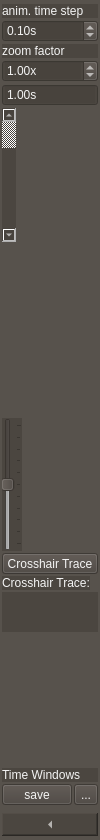
<?xml version="1.0" encoding="UTF-8"?>
<ui version="4.0">
 <class>leftSideToolbarWidget</class>
 <widget class="QWidget" name="leftSideToolbarWidget">
  <property name="geometry">
   <rect>
    <x>0</x>
    <y>0</y>
    <width>100</width>
    <height>840</height>
   </rect>
  </property>
  <property name="sizePolicy">
   <sizepolicy hsizetype="Preferred" vsizetype="Expanding">
    <horstretch>0</horstretch>
    <verstretch>1</verstretch>
   </sizepolicy>
  </property>
  <property name="minimumSize">
   <size>
    <width>100</width>
    <height>0</height>
   </size>
  </property>
  <property name="baseSize">
   <size>
    <width>100</width>
    <height>0</height>
   </size>
  </property>
  <property name="styleSheet">
   <string notr="true">background-color: rgb(71, 58, 46);
border-color: rgb(207, 207, 207);
background-color: rgba(71, 65, 60, 180);
color: rgb(244, 244, 244);
border-color: rgb(0, 0, 0);</string>
  </property>
  <layout class="QVBoxLayout" name="verticalLayout_2">
   <property name="spacing">
    <number>2</number>
   </property>
   <property name="leftMargin">
    <number>0</number>
   </property>
   <property name="topMargin">
    <number>0</number>
   </property>
   <property name="rightMargin">
    <number>0</number>
   </property>
   <property name="bottomMargin">
    <number>0</number>
   </property>
   <item>
    <layout class="QVBoxLayout" name="verticalLayout" stretch="0,0,0,0,0,0,0,0,0,0,0,0,0,0,0,0">
     <property name="leftMargin">
      <number>2</number>
     </property>
     <property name="topMargin">
      <number>4</number>
     </property>
     <property name="rightMargin">
      <number>2</number>
     </property>
     <property name="bottomMargin">
      <number>4</number>
     </property>
     <item>
      <widget class="QLabel" name="label_4">
       <property name="text">
        <string>anim. time step</string>
       </property>
      </widget>
     </item>
     <item>
      <widget class="SpinBox" name="spinAnimationTimeStep">
       <property name="suffix">
        <string>s</string>
       </property>
       <property name="singleStep">
        <double>0.010000000000000</double>
       </property>
       <property name="value">
        <double>0.100000000000000</double>
       </property>
      </widget>
     </item>
     <item>
      <widget class="QLabel" name="label_5">
       <property name="text">
        <string>zoom factor</string>
       </property>
      </widget>
     </item>
     <item>
      <widget class="SpinBox" name="spinTemporalZoomFactor">
       <property name="suffix">
        <string>x</string>
       </property>
       <property name="minimum">
        <double>0.100000000000000</double>
       </property>
       <property name="maximum">
        <double>100.000000000000000</double>
       </property>
       <property name="singleStep">
        <double>0.100000000000000</double>
       </property>
       <property name="value">
        <double>1.000000000000000</double>
       </property>
      </widget>
     </item>
     <item>
      <widget class="SpinBox" name="spinRenderWindowDuration">
       <property name="readOnly">
        <bool>true</bool>
       </property>
       <property name="buttonSymbols">
        <enum>QAbstractSpinBox::NoButtons</enum>
       </property>
       <property name="keyboardTracking">
        <bool>false</bool>
       </property>
       <property name="suffix">
        <string>s</string>
       </property>
       <property name="singleStep">
        <double>0.500000000000000</double>
       </property>
       <property name="value">
        <double>1.000000000000000</double>
       </property>
      </widget>
     </item>
     <item>
      <widget class="QScrollBar" name="verticalScrollBar">
       <property name="enabled">
        <bool>false</bool>
       </property>
       <property name="sizePolicy">
        <sizepolicy hsizetype="Fixed" vsizetype="Expanding">
         <horstretch>0</horstretch>
         <verstretch>0</verstretch>
        </sizepolicy>
       </property>
       <property name="orientation">
        <enum>Qt::Vertical</enum>
       </property>
      </widget>
     </item>
     <item>
      <spacer name="verticalSpacer">
       <property name="orientation">
        <enum>Qt::Vertical</enum>
       </property>
       <property name="sizeHint" stdset="0">
        <size>
         <width>20</width>
         <height>40</height>
        </size>
       </property>
      </spacer>
     </item>
     <item>
      <spacer name="verticalSpacer_2">
       <property name="orientation">
        <enum>Qt::Vertical</enum>
       </property>
       <property name="sizeType">
        <enum>QSizePolicy::Minimum</enum>
       </property>
       <property name="sizeHint" stdset="0">
        <size>
         <width>20</width>
         <height>40</height>
        </size>
       </property>
      </spacer>
     </item>
     <item>
      <widget class="QSlider" name="verticalSliderZoom">
       <property name="enabled">
        <bool>false</bool>
       </property>
       <property name="minimum">
        <number>0</number>
       </property>
       <property name="maximum">
        <number>1000</number>
       </property>
       <property name="value">
        <number>500</number>
       </property>
       <property name="orientation">
        <enum>Qt::Vertical</enum>
       </property>
       <property name="invertedAppearance">
        <bool>false</bool>
       </property>
       <property name="invertedControls">
        <bool>false</bool>
       </property>
       <property name="tickPosition">
        <enum>QSlider::TicksBelow</enum>
       </property>
       <property name="tickInterval">
        <number>100</number>
       </property>
      </widget>
     </item>
     <item>
      <widget class="QToolButton" name="btnToggleCrosshairTrace">
       <property name="toolTip">
        <string>Crosshair Trace</string>
       </property>
       <property name="statusTip">
        <string>Crosshair Trace</string>
       </property>
       <property name="whatsThis">
        <string>Crosshair Trace</string>
       </property>
       <property name="text">
        <string>Crosshair Trace</string>
       </property>
       <property name="icon">
        <iconset resource="../../../Resources/ActionIcons.qrc">
         <normaloff>:/Icons/Icons/actions/CrosshairsWithDot.png</normaloff>:/Icons/Icons/actions/CrosshairsWithDot.png</iconset>
       </property>
       <property name="iconSize">
        <size>
         <width>24</width>
         <height>24</height>
        </size>
       </property>
       <property name="checkable">
        <bool>true</bool>
       </property>
      </widget>
     </item>
     <item>
      <widget class="QLabel" name="lblCrosshairTraceStaticLabel">
       <property name="sizePolicy">
        <sizepolicy hsizetype="Fixed" vsizetype="Preferred">
         <horstretch>0</horstretch>
         <verstretch>0</verstretch>
        </sizepolicy>
       </property>
       <property name="minimumSize">
        <size>
         <width>25</width>
         <height>13</height>
        </size>
       </property>
       <property name="baseSize">
        <size>
         <width>79</width>
         <height>13</height>
        </size>
       </property>
       <property name="text">
        <string>Crosshair Trace:</string>
       </property>
      </widget>
     </item>
     <item>
      <widget class="QLabel" name="lblCrosshairTraceValue">
       <property name="sizePolicy">
        <sizepolicy hsizetype="Expanding" vsizetype="Preferred">
         <horstretch>0</horstretch>
         <verstretch>0</verstretch>
        </sizepolicy>
       </property>
       <property name="minimumSize">
        <size>
         <width>25</width>
         <height>40</height>
        </size>
       </property>
       <property name="baseSize">
        <size>
         <width>96</width>
         <height>100</height>
        </size>
       </property>
       <property name="text">
        <string/>
       </property>
       <property name="alignment">
        <set>Qt::AlignLeading|Qt::AlignLeft|Qt::AlignTop</set>
       </property>
      </widget>
     </item>
     <item>
      <spacer name="verticalSpacer_3">
       <property name="orientation">
        <enum>Qt::Vertical</enum>
       </property>
       <property name="sizeHint" stdset="0">
        <size>
         <width>20</width>
         <height>40</height>
        </size>
       </property>
      </spacer>
     </item>
     <item>
      <widget class="QLabel" name="label_6">
       <property name="text">
        <string>Time Windows</string>
       </property>
      </widget>
     </item>
     <item>
      <layout class="QHBoxLayout" name="horizontalLayout">
       <property name="bottomMargin">
        <number>6</number>
       </property>
       <item>
        <widget class="QToolButton" name="btnCaptureCurrentTimeWindow">
         <property name="sizePolicy">
          <sizepolicy hsizetype="Expanding" vsizetype="Fixed">
           <horstretch>0</horstretch>
           <verstretch>0</verstretch>
          </sizepolicy>
         </property>
         <property name="toolTip">
          <string>Collapse Sidebar</string>
         </property>
         <property name="text">
          <string>save</string>
         </property>
         <property name="icon">
          <iconset>
           <normaloff>:/Icons/silx/svg/Icons/silx/svg/document-save.svg</normaloff>:/Icons/silx/svg/Icons/silx/svg/document-save.svg</iconset>
         </property>
         <property name="iconSize">
          <size>
           <width>32</width>
           <height>32</height>
          </size>
         </property>
         <property name="checked">
          <bool>false</bool>
         </property>
         <property name="toolButtonStyle">
          <enum>Qt::ToolButtonTextBesideIcon</enum>
         </property>
         <property name="autoRaise">
          <bool>false</bool>
         </property>
         <property name="arrowType">
          <enum>Qt::NoArrow</enum>
         </property>
        </widget>
       </item>
       <item>
        <widget class="QToolButton" name="btnRestoreLastTimeWindow">
         <property name="text">
          <string>...</string>
         </property>
         <property name="icon">
          <iconset>
           <normaloff>:/Icons/silx/svg/Icons/silx/svg/plot-roi-between.svg</normaloff>:/Icons/silx/svg/Icons/silx/svg/plot-roi-between.svg</iconset>
         </property>
         <property name="iconSize">
          <size>
           <width>32</width>
           <height>32</height>
          </size>
         </property>
        </widget>
       </item>
      </layout>
     </item>
     <item>
      <widget class="QToolButton" name="btnToggleCollapseExpand">
       <property name="sizePolicy">
        <sizepolicy hsizetype="Expanding" vsizetype="Fixed">
         <horstretch>0</horstretch>
         <verstretch>0</verstretch>
        </sizepolicy>
       </property>
       <property name="toolTip">
        <string>Collapse Sidebar</string>
       </property>
       <property name="text">
        <string/>
       </property>
       <property name="checkable">
        <bool>true</bool>
       </property>
       <property name="checked">
        <bool>false</bool>
       </property>
       <property name="toolButtonStyle">
        <enum>Qt::ToolButtonIconOnly</enum>
       </property>
       <property name="arrowType">
        <enum>Qt::LeftArrow</enum>
       </property>
      </widget>
     </item>
    </layout>
   </item>
  </layout>
 </widget>
 <customwidgets>
  <customwidget>
   <class>SpinBox</class>
   <extends>QDoubleSpinBox</extends>
   <header location="global">pyphoplacecellanalysis.External.pyqtgraph.widgets.SpinBox</header>
  </customwidget>
 </customwidgets>
 <resources>
  <include location="../../../Resources/GuiResources.qrc"/>
  <include location="../../../Resources/ActionIcons.qrc"/>
 </resources>
 <connections/>
</ui>
